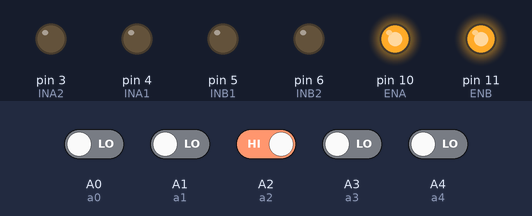
Bench run of a sketch on a simulated Arduino Uno, built with avr-gcc and run on an emulated ATmega328P. Shown: output pins drawn as LEDs (lit = HIGH). Inputs (shaded band) come from the test bench; at power-on: A2 (a2) HIGH, A0 (a0), A1 (a1), A3 (a3), A4 (a4) LOW.

Above: at 1.2 s.
1.3 s: A1 (a1) driven HIGH
At 2.5 s:
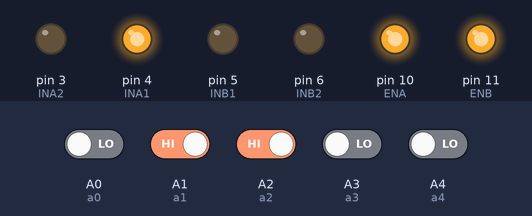
2.8 s: A1 (a1) driven LOW and A4 (a4) driven HIGH
At 3.7 s:
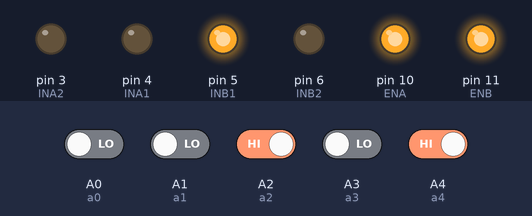
4.3 s: A1 (a1) driven HIGH and A2 (a2) driven LOW
At 4.8 s:
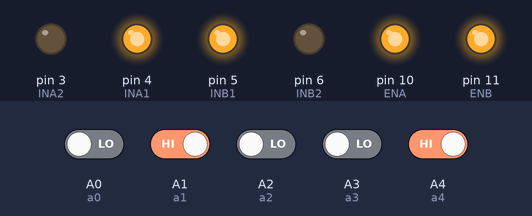
5.8 s: A1 (a1) driven LOW
At 7.0 s:
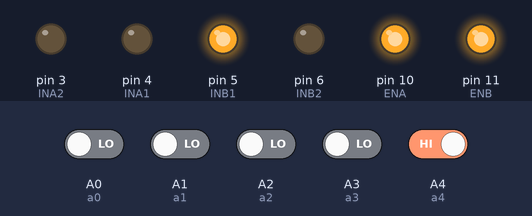
7.3 s: A4 (a4) driven LOW
At 8.3 s:
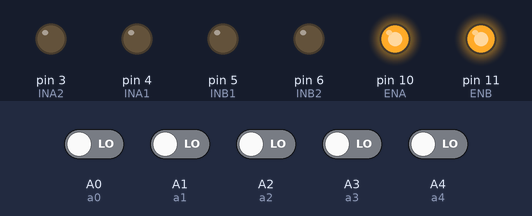
Timing chart, 0 to 9.8 s (numbered marks = the images above; inputs shaded):
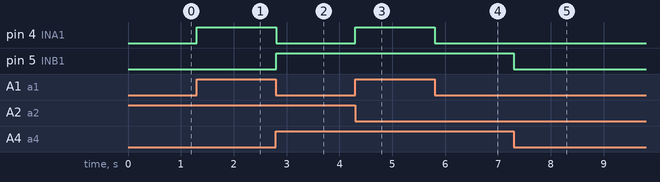

The sketch:

line_follower_pid_main.ino
```cpp
int a0 = A0;
int a1 = A1;
int a2 = A2;
int a3 = A3;
int a4 = A4;
int ENA=10;
int ENB=11;
int INA1=4;
int INA2=3;
int INB1=5;
int INB2=6;

void setup()
{
  Serial.begin(9600);
    pinMode(a0, INPUT);
   pinMode(a1, INPUT);
    pinMode(a2, INPUT);
     pinMode(a3, INPUT);
      pinMode(a4, INPUT);
      pinMode(ENA, OUTPUT);
       pinMode(ENB, OUTPUT);
        pinMode(INA1, OUTPUT);
         pinMode(INA2, OUTPUT);
         pinMode(INB1, OUTPUT);
         pinMode(INB2, OUTPUT);

  digitalWrite(ENA,HIGH);
  digitalWrite(ENB,HIGH);

}

void loop()
{
  int o4 = digitalRead(a0);
  int o3 = digitalRead(a1);
  int o2 = digitalRead(a2);
  int o1 = digitalRead(a3);
  int o0 = digitalRead(a4);

if (o0==1&&o2==0&&o3==1)
{
  digitalWrite(INA1,HIGH);
  digitalWrite(INA2,LOW);
  digitalWrite(INB1,HIGH);
  digitalWrite(INB2,LOW);
}
if((o0==0&&o2==0&&o3==1)||(o0==0&&o2==1&&o3==1))
{
  digitalWrite(INA1,HIGH);
  digitalWrite(INA2,LOW);
  digitalWrite(INB1,LOW);
  digitalWrite(INB2,LOW);
}
if((o0==1&&o2==0&&o3==0)||(o0==1&&o2==1&&o3==0))
{
  digitalWrite(INA1,LOW);
  digitalWrite(INA2,LOW);
  digitalWrite(INB1,HIGH);
  digitalWrite(INB2,LOW);
}
if (o0==0&&o2==0&&o3==0)
{
  digitalWrite(INA1,LOW);
  digitalWrite(INA2,LOW);
  digitalWrite(INB1,LOW);
  digitalWrite(INB2,LOW);
}
}
```

Measured:
- after the input at 1.3 s, pin 4 (INA1): LOW → HIGH at once
- after the input at 2.8 s, pin 4 (INA1): HIGH → LOW at once; pin 5 (INB1): LOW → HIGH at once
- after the input at 4.3 s, pin 4 (INA1): LOW → HIGH at once
- after the input at 5.8 s, pin 4 (INA1): HIGH → LOW at once
- after the input at 7.3 s, pin 5 (INB1): HIGH → LOW at once
